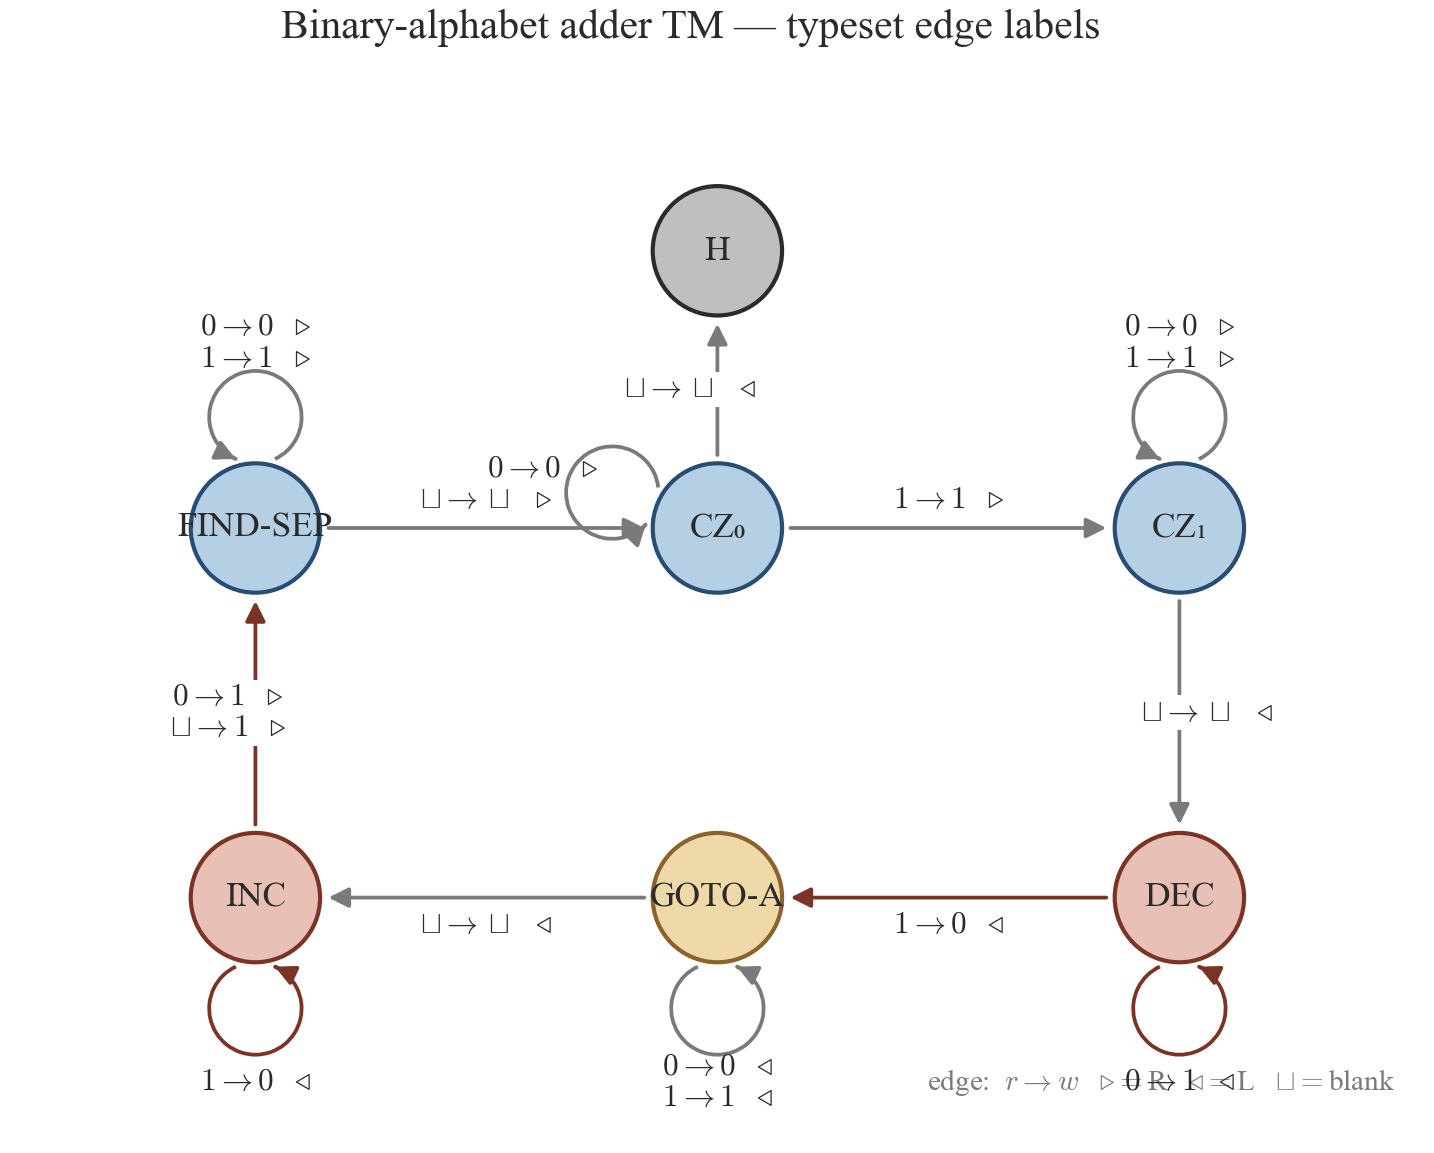

Write Python code to recreate this figure.
"""
v4 — rich edge labels.

Same layout / colour as v1, but the edge labels use a more typeset look:
the blank symbol is the standard ⊔, the read→write step uses a unicode
arrow, and the head direction uses ▶ / ◀ instead of the letters R / L.
"""

from __future__ import annotations

import sys
from pathlib import Path

import matplotlib.pyplot as plt

sys.path.insert(0, str(Path(__file__).resolve().parents[1]))
from style import COLORS, apply_style  # noqa: E402

from _common import (  # noqa: E402
    PHASE_DARK, PHASE_LIGHT, PHASE_OF,
    PRETTY, TRANSITIONS, draw_edge, draw_node, draw_self_loop, is_writing,
    label_arrow, save, split_edges,
)

apply_style()

NODE_R = 0.42

POSITIONS = {
    'FIND_SEP': (0.0, 2.4),
    'CZ0':      (3.0, 2.4),
    'CZ1':      (6.0, 2.4),
    'DEC':      (6.0, 0.0),
    'GOTO_A':   (3.0, 0.0),
    'INC':      (0.0, 0.0),
    'H':        (3.0, 4.2),
}

LOOP_DIR = {
    'FIND_SEP': ( 0.0,  1.0),
    'CZ0':      (-0.95, 0.32),
    'CZ1':      ( 0.0,  1.0),
    'DEC':      ( 0.0, -1.0),
    'GOTO_A':   ( 0.0, -1.0),
    'INC':      ( 0.0, -1.0),
}


def edge_color_for(labels):
    return COLORS['red_dark'] if any(is_writing(r, w) for r, w, _ in labels) else COLORS['muted']


def main():
    fig, ax = plt.subplots(figsize=(7.0, 4.4))
    cross, loops = split_edges(TRANSITIONS)

    for (src, dst), labels in cross.items():
        draw_edge(ax, POSITIONS[src], POSITIONS[dst], labels,
                  r_src=NODE_R, r_dst=NODE_R, edge_color=edge_color_for(labels),
                  label_format=label_arrow, label_size=7.5)

    for s, labels in loops.items():
        draw_self_loop(ax, POSITIONS[s], LOOP_DIR[s], labels,
                       node_radius=NODE_R, edge_color=edge_color_for(labels),
                       label_format=label_arrow, label_size=7.5)

    for name, pos in POSITIONS.items():
        ph = PHASE_OF[name]
        draw_node(ax, pos, PRETTY[name], radius=NODE_R,
                  face=PHASE_LIGHT[ph], edge_color=PHASE_DARK[ph])

    # Tiny legend for the label notation
    ax.text(
        7.4, -1.2,
        r'edge:  $r \to w$   $\triangleright = $R   $\triangleleft = $L   $\sqcup = $blank',
        ha='right', va='center',
        fontsize=7.0, color=COLORS['muted'],
    )

    ax.set_xlim(-1.6, 7.6)
    ax.set_ylim(-1.6, 5.0)
    ax.set_aspect('equal')
    ax.set_axis_off()
    fig.suptitle('Binary-alphabet adder TM — typeset edge labels',
                 fontsize=10, color=COLORS['text'], y=0.97)

    save(fig, Path(__file__).with_suffix(''))


if __name__ == '__main__':
    main()
